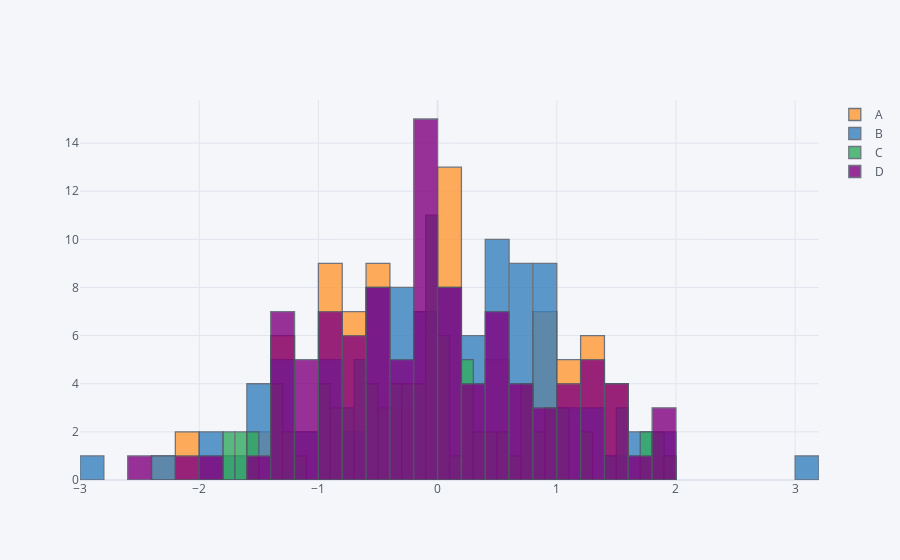

This figure's notebook cell:
### Code cell
df.iplot(kind='hist', bins=40)
